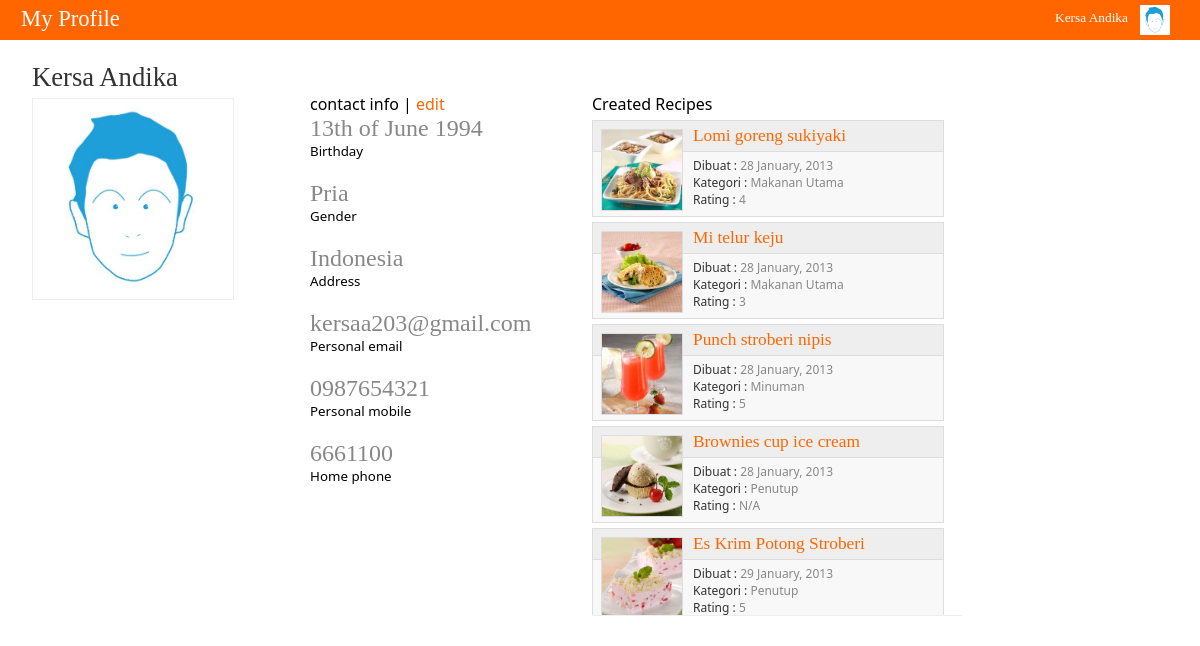
The app's page /profile.php (signed in) with its own data.
### tables this page shows
CREATE TABLE IF NOT EXISTS `user` (
  `id_user` int(5) NOT NULL AUTO_INCREMENT,
  `username` varchar(15) NOT NULL,
  `password` varchar(20) NOT NULL,
  `tipe` varchar(10) NOT NULL,
  `img` varchar(80) NOT NULL DEFAULT 'default.jpg',
  `imgThumb` varchar(80) NOT NULL DEFAULT 'defaultThumb.jpg',
  `fName` varchar(50) NOT NULL,
  `lName` varchar(50) NOT NULL,
  `birthDate` date NOT NULL,
  `jkelamin` varchar(10) NOT NULL,
  `adress` text NOT NULL,
  `email` varchar(50) NOT NULL,
  `phone` varchar(15) NOT NULL,
  `mobile` varchar(15) NOT NULL,
  `job` varchar(60) NOT NULL,
  `company` varchar(80) NOT NULL,
  `wAdress` text NOT NULL,
  `tgl_register` date NOT NULL,
  PRIMARY KEY (`id_user`)
);

CREATE TABLE IF NOT EXISTS `resep` (
  `id_resep` int(5) NOT NULL AUTO_INCREMENT,
  `id_user` int(5) NOT NULL,
  `judul` varchar(120) NOT NULL,
  `tglBuat` date NOT NULL,
  `caption` varchar(240) NOT NULL,
  `image` varchar(140) NOT NULL DEFAULT 'default.jpg',
  `id_hidangan` int(5) NOT NULL,
  `id_kategori` int(5) NOT NULL,
  `viewed` int(5) NOT NULL DEFAULT '0',
  `prep` int(5) NOT NULL DEFAULT '0',
  `cook` int(5) NOT NULL DEFAULT '0',
  `ready` int(5) NOT NULL DEFAULT '0',
  `kalori` int(5) NOT NULL DEFAULT '0',
  `kolesterol` int(5) NOT NULL DEFAULT '0',
  `lemak` int(5) NOT NULL DEFAULT '0',
  PRIMARY KEY (`id_resep`),
  KEY `id_user` (`id_user`)
);

CREATE TABLE IF NOT EXISTS `kategori` (
  `id_kategori` int(5) NOT NULL AUTO_INCREMENT,
  `kategori` varchar(90) NOT NULL,
  PRIMARY KEY (`id_kategori`)
);

### profile.php (the view, shortened to what this page needs)
<!DOCTYPE html PUBLIC "-//W3C//DTD XHTML 1.0 Transitional//EN" "http://www.w3.org/TR/xhtml1/DTD/xhtml1-transitional.dtd">
<html xmlns="http://www.w3.org/1999/xhtml">
<head>
<link rel="stylesheet" type="text/css" href="css/user.css" />
</head>
<body>
<div class="topbar">
<ul>
<li>My Profile
</li>
<?php
$q = mysql_fetch_array(mysql_query("select * from user where id_user = '$_SESSION[id]' "));
echo"<li><a href='#'><div class='thumb' style='background:url(img/profile/thumb/$q[imgThumb]);'></div>$q[fName] $q[lName]</a>
<div class='thoption'>"; if($_SESSION['type'] == 'admin'){echo"<a href='admin.php'>Admin Page</a>";}
echo"<a href='index.php'>Main Page</a>
<a href='#'>Account Option</a>
<a href='action.php?act=logout'>Logout</a>
</div></li>
";
?>
</ul>
</div>
<div class="fullwrap">
<div class="sidebar">
<?php
echo"<h1>$q[fName] $q[lName]</h1>
<div class='propic' style='background:url(img/profile/$q[img]);'>
<span><a href='#'>change picture</a></span>
</div>";
?>
</div>
<div class="mainwrap">
<div class="hwrap">
<div class="profileinfo">
<span>contact info | <a href='#'>edit</a></span>
<?php
$tgl = $q['birthDate'];
$date = new DateTime($tgl);
echo"<h1>".$date->format('jS \of F Y')."</h1>
<li>Birthday</li>
<h1>$q[jkelamin]</h1>
<li>Gender</li>
<h1>$q[adress]</h1>
<li>Address</li>
<h1>$q[email]</h1>
<li>Personal email</li>
<h1>$q[mobile]</h1>
<li>Personal mobile</li>
<h1>$q[phone]</h1>
<li>Home phone</li>";
?>
</div>
</div>
</div>
<div class="mainwrap" style="width:390px">
<div class="hwrap">
<?php
if($_SESSION['type'] == "admin")
{echo"<span>Created Recipes</span>
<div class='scroll'>";
$q = mysql_query("select id_resep, judul, image, tglBuat, kategori from resep, kategori where id_user = '$_SESSION[id]' and resep.id_kategori = kategori.id_kategori");
while($rs = mysql_fetch_array($q)){
$date = new DateTime($rs['tglBuat']);
$reviewer = mysql_num_rows(mysql_query("select * from review where id_resep = $rs[id_resep]"));
$rt = mysql_fetch_array(mysql_query("select SUM(rating) as ratingtotal from review where id_resep = $rs[id_resep]"));
echo"<div class='favrecbox'>
<div class='favrecimg' style='background:url(img/recipe/$rs[image])'></div>
<a href='recipe.php?id=$rs[id_resep]#judulRes'><h1>$rs[judul]</h1></a>
<label>Dibuat : </label><span>"; echo $date->format('j F, Y')."</span><br />
<label>Kategori : </label><span>$rs[kategori]</span><br />
<label>Rating : </label><span>"; if($reviewer == 0) {echo "N/A";} else { echo round( ($rt['ratingtotal'] / $reviewer), 1, PHP_ROUND_HALF_UP);} echo"</span>
</div>";
	}
	echo"</div>";
}
else
{echo"<span>Favorited Recipes</span>";}
?>
</div>
</div>
</div>
</body>
</html>

### css/user.css (style rules this page uses)
* { margin:0; padding:0 }
a { text-decoration:none; color:#ff6600 }
body { font-family:"Segoe UI" }
.topbar { width:100%; background:#ff6600; height:40px; position:relative }
.topbar ul { list-style:none; height:40px; font-size:17pt; color:#fff; font-family:"Segoe UI Light"; margin-left:20px; min-width:500px;; margin-right:20px; line-height:35px; position:relative }
.topbar ul li { float:right }
.topbar ul li:first-child { float:left; color:#fff; padding:1px; padding-right:8px }
.topbar ul li:last-child { width:130px; padding:0; height:40px; padding-left:5px; line-height:30px }
.topbar ul li a { font-size:16pt; text-decoration:none; color:#fff; margin-left:5px }
.topbar ul li:last-child a { font-size:10pt; }
.thumb { width:30px; height:30px; margin-right:10px; margin-top:5px; background-size:30px !important; background-position:center !important; float:right }
.scroll { overflow-y:scroll; overflow-x:hidden; width:370px;height:500px; border-bottom:thin solid #eee }
.scroll label, .scroll span { font-size:9pt; color:#333 }
.scroll span { color:#888 }
.fullwrap { width:960px; height:auto; border:thin solid #fff }
.mainwrap { width:280px; height:auto; border:thin solid #fff; float:left }
.hwrap, .sidebar { width:245px; height:auto; border:thin solid #fff; padding-left:30px; float:left; word-wrap:break-word }
.hwrap { padding-top:50px }
.sidebar h1, .hwrap h1 { font-family:"Segoe UI Light"; font-weight:normal; color:#333; font-size:20pt; margin-bottom:5px; margin-top:20px }
.propic { width:200px; height:200px; border:thin solid #eee; background-size:cover !important; background-position:center !important; position:relative; overflow:hidden }
.propic span a { text-decoration:none; color:#333 }
.propic span { background:rgba(255,255,255,0.6); position:absolute; bottom:-23px; width:100%; height:20px; padding-left:10px; padding-bottom:3px; -webkit-transition:all 0.2s }
.profileinfo span { font-weight:thick; }
.profileinfo h1 { color:#888; margin:0; font-size:18pt }
.profileinfo li { list-style:none; font-family:"Segoe UI"; font-size:10pt; margin-bottom:20px }
.favrecbox { width:350px; height:95px; margin-top:5px; position:relative; background:#f8f8f8; border:thin solid #ddd }
.favrecimg { width:80px; height:80px; background-size:cover !important; background-position:center !important; margin-left:8px; margin-top:8px; float:left; margin-right:10px; position:relative; z-index:999; border:1px solid #ddd }
.favrecbox h1 { font-size:13pt; margin-top:0px; position:relative; color:#ff6600; background:#eee; border-bottom:thin solid #ddd; padding:5px }
.favrecbox a { color:#ff6600 }

### records on screen
user: imgThumb (picture), fName "Kersa", lName "Andika", img (picture), birthDate "13th of June 1994", jkelamin "Pria", adress "Indonesia", email "kersaa203@gmail.com", mobile "0987654321", phone "6661100"
resep: image (picture), judul "Lomi goreng sukiyaki", tglBuat "28 January, 2013", id_kategori.kategori "Makanan Utama", ratingtotal "4"
resep: image (picture), judul "Mi telur keju", tglBuat "28 January, 2013", id_kategori.kategori "Makanan Utama", ratingtotal "3"
resep: image (picture), judul "Punch stroberi nipis", tglBuat "28 January, 2013", id_kategori.kategori "Minuman", ratingtotal "5"
resep: image (picture), judul "Brownies cup ice cream", tglBuat "28 January, 2013", id_kategori.kategori "Penutup", shows "N/A"
resep: image (picture), judul "Es Krim Potong Stroberi", tglBuat "29 January, 2013", id_kategori.kategori "Penutup", ratingtotal "5"
